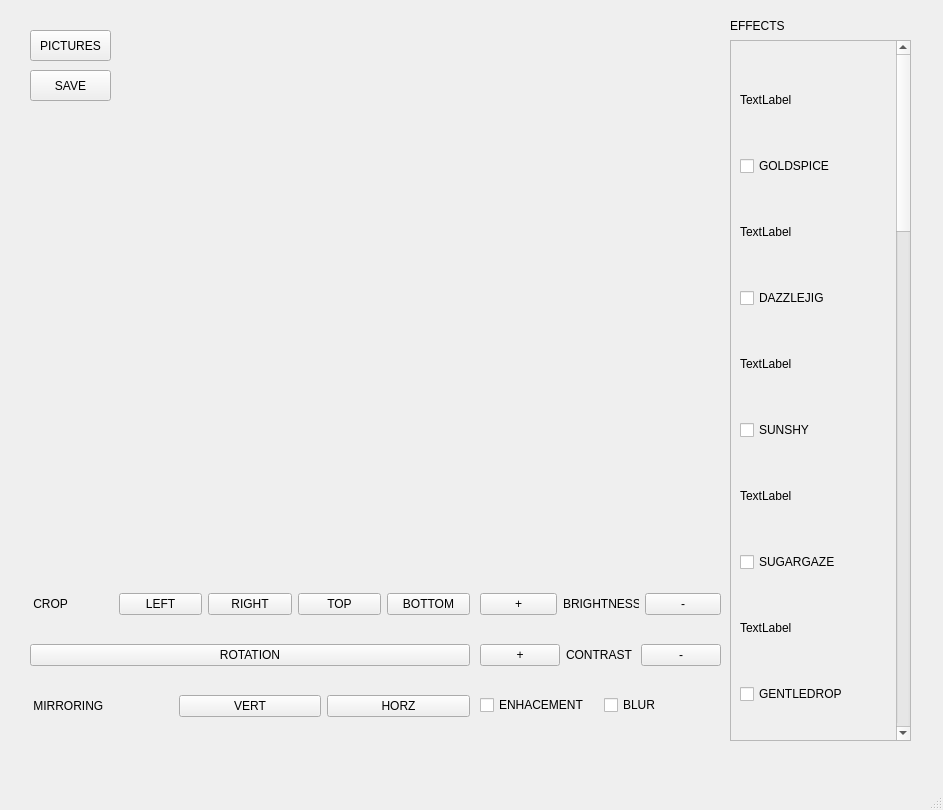
<?xml version="1.0" encoding="UTF-8"?>
<ui version="4.0">
 <class>MainWindow</class>
 <widget class="QMainWindow" name="MainWindow">
  <property name="geometry">
   <rect>
    <x>0</x>
    <y>0</y>
    <width>943</width>
    <height>810</height>
   </rect>
  </property>
  <property name="windowTitle">
   <string>MainWindow</string>
  </property>
  <widget class="QWidget" name="centralwidget">
   <widget class="QPushButton" name="load">
    <property name="geometry">
     <rect>
      <x>30</x>
      <y>30</y>
      <width>81</width>
      <height>31</height>
     </rect>
    </property>
    <property name="text">
     <string>PICTURES</string>
    </property>
   </widget>
   <widget class="QLabel" name="label">
    <property name="geometry">
     <rect>
      <x>120</x>
      <y>40</y>
      <width>551</width>
      <height>500</height>
     </rect>
    </property>
    <property name="minimumSize">
     <size>
      <width>0</width>
      <height>0</height>
     </size>
    </property>
    <property name="text">
     <string/>
    </property>
   </widget>
   <widget class="QLabel" name="label_3">
    <property name="geometry">
     <rect>
      <x>730</x>
      <y>10</y>
      <width>71</width>
      <height>31</height>
     </rect>
    </property>
    <property name="text">
     <string>EFFECTS</string>
    </property>
   </widget>
   <widget class="QWidget" name="verticalLayoutWidget">
    <property name="geometry">
     <rect>
      <x>30</x>
      <y>570</y>
      <width>440</width>
      <height>171</height>
     </rect>
    </property>
    <layout class="QVBoxLayout" name="verticalLayout">
     <item>
      <layout class="QHBoxLayout" name="horizontalLayout_4">
       <item>
        <widget class="QLabel" name="label_6">
         <property name="text">
          <string> CROP</string>
         </property>
        </widget>
       </item>
       <item>
        <widget class="QPushButton" name="cropl">
         <property name="text">
          <string>LEFT</string>
         </property>
        </widget>
       </item>
       <item>
        <widget class="QPushButton" name="cropr">
         <property name="text">
          <string>RIGHT</string>
         </property>
        </widget>
       </item>
       <item>
        <widget class="QPushButton" name="cropt">
         <property name="text">
          <string>TOP</string>
         </property>
        </widget>
       </item>
       <item>
        <widget class="QPushButton" name="cropb">
         <property name="text">
          <string>BOTTOM</string>
         </property>
        </widget>
       </item>
      </layout>
     </item>
     <item>
      <widget class="QPushButton" name="rotate">
       <property name="text">
        <string>ROTATION</string>
       </property>
      </widget>
     </item>
     <item>
      <layout class="QHBoxLayout" name="horizontalLayout">
       <item>
        <widget class="QLabel" name="label_2">
         <property name="text">
          <string> MIRRORING</string>
         </property>
        </widget>
       </item>
       <item>
        <widget class="QPushButton" name="mirrorv">
         <property name="text">
          <string>VERT</string>
         </property>
        </widget>
       </item>
       <item>
        <widget class="QPushButton" name="mirrorh">
         <property name="text">
          <string>HORZ</string>
         </property>
        </widget>
       </item>
      </layout>
     </item>
    </layout>
   </widget>
   <widget class="QPushButton" name="save">
    <property name="geometry">
     <rect>
      <x>30</x>
      <y>70</y>
      <width>81</width>
      <height>31</height>
     </rect>
    </property>
    <property name="text">
     <string>SAVE</string>
    </property>
   </widget>
   <widget class="QWidget" name="verticalLayoutWidget_2">
    <property name="geometry">
     <rect>
      <x>480</x>
      <y>570</y>
      <width>241</width>
      <height>171</height>
     </rect>
    </property>
    <layout class="QVBoxLayout" name="verticalLayout_2">
     <item>
      <layout class="QHBoxLayout" name="horizontalLayout_2">
       <item>
        <widget class="QPushButton" name="brightup">
         <property name="text">
          <string>+</string>
         </property>
        </widget>
       </item>
       <item>
        <widget class="QLabel" name="label_4">
         <property name="text">
          <string>BRIGHTNESS</string>
         </property>
        </widget>
       </item>
       <item>
        <widget class="QPushButton" name="brightdown">
         <property name="text">
          <string>-</string>
         </property>
        </widget>
       </item>
      </layout>
     </item>
     <item>
      <layout class="QHBoxLayout" name="horizontalLayout_3">
       <item>
        <widget class="QPushButton" name="contup">
         <property name="text">
          <string>+</string>
         </property>
        </widget>
       </item>
       <item>
        <widget class="QLabel" name="label_5">
         <property name="text">
          <string>CONTRAST</string>
         </property>
        </widget>
       </item>
       <item>
        <widget class="QPushButton" name="contdown">
         <property name="text">
          <string>-</string>
         </property>
        </widget>
       </item>
      </layout>
     </item>
     <item>
      <layout class="QHBoxLayout" name="horizontalLayout_5">
       <item>
        <widget class="QCheckBox" name="enhancement">
         <property name="text">
          <string>ENHACEMENT</string>
         </property>
        </widget>
       </item>
       <item>
        <widget class="QCheckBox" name="blur">
         <property name="text">
          <string>BLUR</string>
         </property>
        </widget>
       </item>
      </layout>
     </item>
    </layout>
   </widget>
   <widget class="QScrollArea" name="scrollArea">
    <property name="geometry">
     <rect>
      <x>730</x>
      <y>40</y>
      <width>181</width>
      <height>701</height>
     </rect>
    </property>
    <property name="minimumSize">
     <size>
      <width>120</width>
      <height>100</height>
     </size>
    </property>
    <property name="widgetResizable">
     <bool>true</bool>
    </property>
    <widget class="QWidget" name="scrollAreaWidgetContents">
     <property name="geometry">
      <rect>
       <x>0</x>
       <y>-699</y>
       <width>158</width>
       <height>2695</height>
      </rect>
     </property>
     <layout class="QFormLayout" name="formLayout">
      <item row="1" column="0">
       <widget class="QCheckBox" name="filtre1">
        <property name="text">
         <string>GOLDSPICE</string>
        </property>
       </widget>
      </item>
      <item row="2" column="0">
       <widget class="QLabel" name="f2">
        <property name="minimumSize">
         <size>
          <width>120</width>
          <height>100</height>
         </size>
        </property>
        <property name="text">
         <string>TextLabel</string>
        </property>
       </widget>
      </item>
      <item row="3" column="0">
       <widget class="QCheckBox" name="filtre2">
        <property name="text">
         <string>DAZZLEJIG</string>
        </property>
       </widget>
      </item>
      <item row="4" column="0">
       <widget class="QLabel" name="f3">
        <property name="minimumSize">
         <size>
          <width>120</width>
          <height>100</height>
         </size>
        </property>
        <property name="text">
         <string>TextLabel</string>
        </property>
       </widget>
      </item>
      <item row="5" column="0">
       <widget class="QCheckBox" name="filtre3">
        <property name="text">
         <string>SUNSHY</string>
        </property>
       </widget>
      </item>
      <item row="6" column="0">
       <widget class="QLabel" name="f4">
        <property name="minimumSize">
         <size>
          <width>120</width>
          <height>100</height>
         </size>
        </property>
        <property name="text">
         <string>TextLabel</string>
        </property>
       </widget>
      </item>
      <item row="7" column="0">
       <widget class="QCheckBox" name="filtre4">
        <property name="text">
         <string>SUGARGAZE</string>
        </property>
       </widget>
      </item>
      <item row="8" column="0">
       <widget class="QLabel" name="f5">
        <property name="minimumSize">
         <size>
          <width>120</width>
          <height>100</height>
         </size>
        </property>
        <property name="text">
         <string>TextLabel</string>
        </property>
       </widget>
      </item>
      <item row="9" column="0">
       <widget class="QCheckBox" name="filtre5">
        <property name="text">
         <string>GENTLEDROP</string>
        </property>
       </widget>
      </item>
      <item row="10" column="0">
       <widget class="QLabel" name="f6">
        <property name="minimumSize">
         <size>
          <width>120</width>
          <height>100</height>
         </size>
        </property>
        <property name="text">
         <string>TextLabel</string>
        </property>
       </widget>
      </item>
      <item row="11" column="0">
       <widget class="QCheckBox" name="filtre6">
        <property name="text">
         <string>BEETLENOSE</string>
        </property>
       </widget>
      </item>
      <item row="12" column="0">
       <widget class="QLabel" name="f7">
        <property name="minimumSize">
         <size>
          <width>120</width>
          <height>100</height>
         </size>
        </property>
        <property name="text">
         <string>TextLabel</string>
        </property>
       </widget>
      </item>
      <item row="13" column="0">
       <widget class="QCheckBox" name="filtre7">
        <property name="text">
         <string>JELLYSHEEN</string>
        </property>
       </widget>
      </item>
      <item row="14" column="0">
       <widget class="QLabel" name="f8">
        <property name="minimumSize">
         <size>
          <width>120</width>
          <height>100</height>
         </size>
        </property>
        <property name="text">
         <string>TextLabel</string>
        </property>
       </widget>
      </item>
      <item row="15" column="0">
       <widget class="QCheckBox" name="filtre8">
        <property name="text">
         <string>QUICKDROP</string>
        </property>
       </widget>
      </item>
      <item row="16" column="0">
       <widget class="QLabel" name="f9">
        <property name="minimumSize">
         <size>
          <width>120</width>
          <height>100</height>
         </size>
        </property>
        <property name="text">
         <string>TextLabel</string>
        </property>
       </widget>
      </item>
      <item row="17" column="0">
       <widget class="QCheckBox" name="filtre9">
        <property name="text">
         <string>WILLOWRING</string>
        </property>
       </widget>
      </item>
      <item row="18" column="0">
       <widget class="QLabel" name="f10">
        <property name="minimumSize">
         <size>
          <width>120</width>
          <height>100</height>
         </size>
        </property>
        <property name="text">
         <string>TextLabel</string>
        </property>
       </widget>
      </item>
      <item row="19" column="0">
       <widget class="QCheckBox" name="filtre10">
        <property name="text">
         <string>SNOWLEAF</string>
        </property>
       </widget>
      </item>
      <item row="20" column="0">
       <widget class="QLabel" name="f11">
        <property name="minimumSize">
         <size>
          <width>120</width>
          <height>100</height>
         </size>
        </property>
        <property name="text">
         <string>TextLabel</string>
        </property>
       </widget>
      </item>
      <item row="21" column="0">
       <widget class="QCheckBox" name="filtre11">
        <property name="text">
         <string>BLACKBUG</string>
        </property>
       </widget>
      </item>
      <item row="22" column="0">
       <widget class="QLabel" name="f12">
        <property name="minimumSize">
         <size>
          <width>120</width>
          <height>100</height>
         </size>
        </property>
        <property name="text">
         <string>TextLabel</string>
        </property>
       </widget>
      </item>
      <item row="23" column="0">
       <widget class="QCheckBox" name="filtre12">
        <property name="text">
         <string>HONEYFROST</string>
        </property>
       </widget>
      </item>
      <item row="24" column="0">
       <widget class="QLabel" name="f13">
        <property name="minimumSize">
         <size>
          <width>120</width>
          <height>100</height>
         </size>
        </property>
        <property name="text">
         <string>TextLabel</string>
        </property>
       </widget>
      </item>
      <item row="25" column="0">
       <widget class="QCheckBox" name="filtre13">
        <property name="text">
         <string>QUICKMINT</string>
        </property>
       </widget>
      </item>
      <item row="26" column="0">
       <widget class="QLabel" name="f14">
        <property name="minimumSize">
         <size>
          <width>120</width>
          <height>100</height>
         </size>
        </property>
        <property name="text">
         <string>TextLabel</string>
        </property>
       </widget>
      </item>
      <item row="27" column="0">
       <widget class="QCheckBox" name="filtre14">
        <property name="text">
         <string>CLEARBELL</string>
        </property>
       </widget>
      </item>
      <item row="28" column="0">
       <widget class="QLabel" name="f15">
        <property name="minimumSize">
         <size>
          <width>120</width>
          <height>100</height>
         </size>
        </property>
        <property name="text">
         <string>TextLabel</string>
        </property>
       </widget>
      </item>
      <item row="29" column="0">
       <widget class="QCheckBox" name="filtre15">
        <property name="text">
         <string>SILVERWISP</string>
        </property>
       </widget>
      </item>
      <item row="30" column="0">
       <widget class="QLabel" name="f16">
        <property name="minimumSize">
         <size>
          <width>120</width>
          <height>100</height>
         </size>
        </property>
        <property name="text">
         <string>TextLabel</string>
        </property>
       </widget>
      </item>
      <item row="31" column="0">
       <widget class="QCheckBox" name="filtre16">
        <property name="text">
         <string>NIGHTMOON</string>
        </property>
       </widget>
      </item>
      <item row="32" column="0">
       <widget class="QLabel" name="f17">
        <property name="minimumSize">
         <size>
          <width>120</width>
          <height>100</height>
         </size>
        </property>
        <property name="text">
         <string>TextLabel</string>
        </property>
       </widget>
      </item>
      <item row="33" column="0">
       <widget class="QCheckBox" name="filtre17">
        <property name="text">
         <string>FLUTTERCHEEKS</string>
        </property>
       </widget>
      </item>
      <item row="34" column="0">
       <widget class="QLabel" name="f18">
        <property name="minimumSize">
         <size>
          <width>120</width>
          <height>100</height>
         </size>
        </property>
        <property name="text">
         <string>TextLabel</string>
        </property>
       </widget>
      </item>
      <item row="35" column="0">
       <widget class="QCheckBox" name="filtre18">
        <property name="text">
         <string>APPLEGLEAM</string>
        </property>
       </widget>
      </item>
      <item row="36" column="0">
       <widget class="QLabel" name="f19">
        <property name="minimumSize">
         <size>
          <width>120</width>
          <height>100</height>
         </size>
        </property>
        <property name="text">
         <string>TextLabel</string>
        </property>
       </widget>
      </item>
      <item row="37" column="0">
       <widget class="QCheckBox" name="filtre19">
        <property name="text">
         <string>TWINKLEFLUFF</string>
        </property>
       </widget>
      </item>
      <item row="38" column="0">
       <widget class="QLabel" name="f20">
        <property name="minimumSize">
         <size>
          <width>120</width>
          <height>100</height>
         </size>
        </property>
        <property name="text">
         <string>TextLabel</string>
        </property>
       </widget>
      </item>
      <item row="39" column="0">
       <widget class="QCheckBox" name="filtre20">
        <property name="text">
         <string>SPARKLEFLOWER</string>
        </property>
       </widget>
      </item>
      <item row="0" column="0">
       <widget class="QLabel" name="f1">
        <property name="minimumSize">
         <size>
          <width>120</width>
          <height>100</height>
         </size>
        </property>
        <property name="text">
         <string>TextLabel</string>
        </property>
       </widget>
      </item>
     </layout>
    </widget>
   </widget>
  </widget>
  <widget class="QMenuBar" name="menubar">
   <property name="geometry">
    <rect>
     <x>0</x>
     <y>0</y>
     <width>943</width>
     <height>26</height>
    </rect>
   </property>
  </widget>
  <widget class="QStatusBar" name="statusbar"/>
 </widget>
 <resources/>
 <connections/>
</ui>
